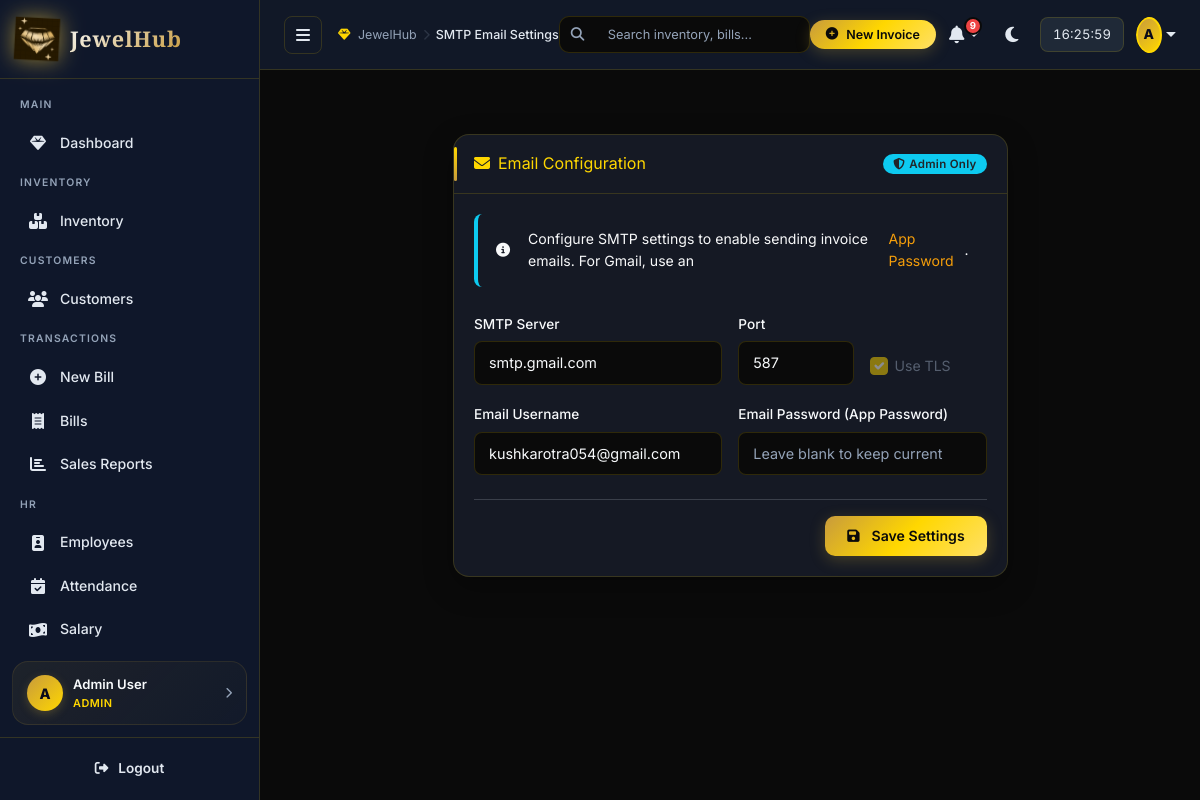
The app's page /settings/ (signed in) with its own data.
### tables this page shows
CREATE TABLE employees (
        employee_id   INTEGER PRIMARY KEY AUTOINCREMENT,
        name          TEXT    NOT NULL,
        phone         TEXT,
        email         TEXT    UNIQUE,
        address       TEXT,
        role          TEXT    NOT NULL DEFAULT 'Staff',   -- Admin | Manager | Staff
        salary        REAL    DEFAULT 0,
        join_date     TEXT    DEFAULT (date('now')),
        password_hash TEXT    NOT NULL,
        is_active     INTEGER DEFAULT 1,
        created_at    TEXT    DEFAULT (datetime('now'))
    );

CREATE TABLE app_settings (
        key   TEXT PRIMARY KEY,
        value TEXT
    );

### routes/settings_routes.py (the view, shortened to what this page needs)
@settings_bp.route('/', methods=['GET', 'POST'])
@login_required
@admin_required
def index():
    from database.models import get_setting, set_setting, get_all_settings
    all_settings = get_all_settings()
    return render_template('settings/index.html', settings=all_settings)

### database/models.py (called while the page is built)
def get_db():
    if 'db' not in g:
        g.db = sqlite3.connect(
            current_app.config['DATABASE_PATH'],
            detect_types=sqlite3.PARSE_DECLTYPES | sqlite3.PARSE_COLNAMES
        )
        g.db.row_factory = sqlite3.Row
        g.db.execute("PRAGMA foreign_keys = ON")
    return g.db

def query(sql, args=(), one=False):
    cur = get_db().execute(sql, args)
    rv = cur.fetchall()
    return (dict(rv[0]) if rv else None) if one else [dict(r) for r in rv]

def get_employee_by_id(emp_id):
    return query("SELECT * FROM employees WHERE employee_id=?", (emp_id,), one=True)

def get_all_settings():
    rows = query("SELECT key, value FROM app_settings ORDER BY key")
    return {r['key']: r['value'] for r in rows}

### modules/auth.py (called while the page is built)
def get_employee_by_id(emp_id):
    data = _get_emp(emp_id)
    return Employee(data) if data else None

    @property
    def name(self):        return self._data['name']

    @property
    def role(self):        return self._data['role']

    @property
    def is_active(self):   return bool(self._data.get('is_active', 1))

### routes/auth_routes.py (called while the page is built)
def admin_required(f):
    @wraps(f)
    @login_required
    def decorated(*args, **kwargs):
        if getattr(current_user, 'role', '').lower() != 'admin':
            flash('Admin access required.', 'danger')
            return redirect(url_for('dashboard.index'))
        return f(*args, **kwargs)
    return decorated

### templates/settings/index.html (shortened to what this page needs)
{% extends "base.html" %}
{% block page_title %}SMTP Email Settings{% endblock %}
{% block content %}
<div class="p-4 animate-in">
  <div class="row justify-content-center">
    <div class="col-lg-8">
      <div class="card card-glass">
        <div class="card-header text-gold d-flex align-items-center justify-content-between">
          <span><i class="fas fa-envelope me-2"></i>Email Configuration</span>
          <span class="badge bg-info text-dark"><i class="fas fa-shield-alt me-1"></i>Admin Only</span>
        </div>
        <div class="card-body">
          <div class="alert alert-info border-info text-light bg-transparent mb-4">
            <i class="fas fa-info-circle me-2"></i>
            Configure SMTP settings to enable sending invoice emails.
            For Gmail, use an
            <a href="https://support.google.com/accounts/answer/185833" target="_blank" class="text-warning">App Password</a>.
          </div>
          <form method="POST">
            <div class="row g-3">
              <div class="col-md-6">
                <label class="form-label">SMTP Server</label>
                <input type="text" name="mail_server" class="form-control form-control-dark"
                       value="{{ settings.get('mail_server', 'smtp.gmail.com') }}"
                       placeholder="smtp.gmail.com"/>
              </div>
              <div class="col-md-3">
                <label class="form-label">Port</label>
                <input type="number" name="mail_port" class="form-control form-control-dark"
                       value="{{ settings.get('mail_port', '587') }}" placeholder="587"/>
              </div>
              <div class="col-md-3 d-flex align-items-end pb-1">
                <div class="form-check">
                  <input class="form-check-input" type="checkbox" id="use_tls" checked disabled/>
                  <label class="form-check-label text-muted small" for="use_tls">Use TLS</label>
                </div>
              </div>
              <div class="col-md-6">
                <label class="form-label">Email Username</label>
                <input type="email" name="mail_username" class="form-control form-control-dark"
                       value="{{ settings.get('mail_username', '') }}"
                       placeholder="your@email.com"/>
              </div>
              <div class="col-md-6">
                <label class="form-label">Email Password (App Password)</label>
                <input type="password" name="mail_password" class="form-control form-control-dark"
                       placeholder="Leave blank to keep current"/>
              </div>
            </div>
            <hr class="hr-gold mt-4"/>
            <div class="d-flex justify-content-end">
              <button type="submit" class="btn btn-gold">
                <i class="fas fa-save me-1"></i>Save Settings
              </button>
            </div>
          </form>
        </div>
      </div>
    </div>
  </div>
</div>
{% endblock %}

### templates/base.html (shortened to what this page needs)
<!DOCTYPE html>
<html lang="en">
<head>
<link href="https://cdn.jsdelivr.net/npm/bootstrap@5.3.0/dist/css/bootstrap.min.css" rel="stylesheet"/>
<link href="https://cdnjs.cloudflare.com/ajax/libs/font-awesome/6.4.0/css/all.min.css" rel="stylesheet"/>
<link href="https://cdn.datatables.net/1.13.6/css/dataTables.bootstrap5.min.css" rel="stylesheet"/>
<link href="{{ url_for('static', filename='css/style.css') }}" rel="stylesheet"/>
</head>
<body>
<div id="sidebar" class="sidebar">
  <div class="sidebar-logo">
    <img src="{{ url_for('static', filename='img/logo.png') }}" alt="JewelHub Logo"/>
    <span>JewelHub</span>
  </div>
  {% set role = current_user.role.lower() if current_user.is_authenticated else '' %}
  <nav class="sidebar-nav">
    <div class="nav-section"><span class="nav-section-title">MAIN</span></div>
    <a href="{{ url_for('dashboard.index') }}" class="nav-item {% if request.endpoint == 'dashboard.index' %}active{% endif %}">
      <i class="fas fa-gem"></i><span>Dashboard</span>
    </a>
    {% if role in ('admin', 'manager', 'staff', 'cashier') %}
    <div class="nav-section"><span class="nav-section-title">INVENTORY</span></div>
    <a href="{{ url_for('inventory.list_items') }}" class="nav-item {% if 'inventory' in request.endpoint %}active{% endif %}">
      <i class="fas fa-boxes-stacked"></i><span>Inventory</span>
    </a>
    {% endif %}
    {% if role in ('admin', 'manager', 'staff') %}
    <div class="nav-section"><span class="nav-section-title">CUSTOMERS</span></div>
    <a href="{{ url_for('customer.list_customers') }}" class="nav-item {% if 'customer' in request.endpoint %}active{% endif %}">
      <i class="fas fa-users"></i><span>Customers</span>
    </a>
    {% endif %}
    {% if role in ('admin', 'manager', 'staff', 'cashier') %}
    <div class="nav-section"><span class="nav-section-title">TRANSACTIONS</span></div>
    <a href="{{ url_for('billing.new_bill') }}" class="nav-item {% if request.endpoint == 'billing.new_bill' %}active{% endif %}">
      <i class="fas fa-plus-circle"></i><span>New Bill</span>
    </a>
    <a href="{{ url_for('billing.bill_history') }}" class="nav-item {% if request.endpoint == 'billing.bill_history' %}active{% endif %}">
      <i class="fas fa-receipt"></i><span>Bills</span>
    </a>
    {% endif %}
    {% if role in ('admin', 'manager') %}
    <a href="{{ url_for('sales.daily_report') }}" class="nav-item {% if 'sales' in request.endpoint %}active{% endif %}">
      <i class="fas fa-chart-bar"></i><span>Sales Reports</span>
    </a>
    {% endif %}
    {% if role == 'admin' %}
    <div class="nav-section"><span class="nav-section-title">HR</span></div>
    <a href="{{ url_for('employee.list_employees') }}" class="nav-item {% if 'employee' in request.endpoint and 'attendance' not in request.endpoint and 'salary' not in request.endpoint %}active{% endif %}">
      <i class="fas fa-id-badge"></i><span>Employees</span>
    </a>
    <a href="{{ url_for('employee.attendance') }}" class="nav-item {% if 'attendance' in request.endpoint %}active{% endif %}">
      <i class="fas fa-calendar-check"></i><span>Attendance</span>
    </a>
    <a href="{{ url_for('employee.salary') }}" class="nav-item {% if 'salary' in request.endpoint %}active{% endif %}">
      <i class="fas fa-money-bill-wave"></i><span>Salary</span>
    </a>
    {% endif %}
    {% if role in ('admin', 'manager') %}
    <div class="nav-section"><span class="nav-section-title">AI FEATURES</span></div>
    {% endif %}
  </nav>
  <a href="{{ url_for('auth.profile') }}" class="sidebar-profile-card">
    <div class="spc-avatar">{{ current_user.name[0].upper() if current_user.is_authenticated else '?' }}</div>
    <div class="spc-info">
      <div class="spc-name">{{ current_user.name if current_user.is_authenticated else 'Guest' }}</div>
      <div class="spc-role">{{ (current_user.role or 'staff')|upper if current_user.is_authenticated else '' }}</div>
    </div>
    <i class="fas fa-chevron-right spc-chevron"></i>
  </a>
  <div class="sidebar-footer">
    <a href="{{ url_for('auth.logout') }}" class="text-danger-soft w-100 justify-content-center py-2" style="font-weight: 600; border-radius: 8px;">
      <i class="fas fa-sign-out-alt"></i><span>Logout</span>
    </a>
  </div>
</div>
<div id="main-content" class="main-content">
  <div class="topbar px-4 py-3">
    <div class="topbar-left d-flex align-items-center gap-3">
      <button id="sidebarToggle" class="btn-toggle" onclick="toggleSidebar()">
        <i class="fas fa-bars"></i>
      </button>
      <div class="dash-breadcrumb d-none d-md-flex">
        <span class="bc-home"><i class="fas fa-gem me-1 text-gold"></i> JewelHub</span>
        <span class="bc-sep"><i class="fas fa-chevron-right" style="font-size: 0.7rem; opacity: 0.5;"></i></span>
        <span class="bc-current">{% block page_title %}Dashboard{% endblock %}</span>
      </div>
    </div>
    <div class="topbar-search d-none d-lg-flex position-relative align-items-center" style="width: 320px;">
      <i class="fas fa-search position-absolute text-muted" style="left: 12px; font-size: 0.85rem;"></i>
      <input type="text" class="form-control ps-5 py-2 w-100" placeholder="Search inventory, bills..." style="font-size: 0.8rem; border-radius: 10px;" onkeyup="if(event.key === 'Enter') window.location.href='/inventory?search=' + this.value;">
    </div>
    <div class="topbar-right d-flex align-items-center gap-2">
      <a href="{{ url_for('billing.new_bill') }}" class="btn btn-gold btn-sm d-none d-sm-inline-flex px-3 rounded-pill" style="font-size: 0.78rem;">
        <i class="fas fa-plus-circle"></i> New Invoice
      </a>
      <div class="dropdown">
        <button class="topbar-btn dropdown-toggle border-0" type="button" id="notifDropdownBtn" data-bs-toggle="dropdown" aria-expanded="false" onclick="loadDropdownNotifications()">
          <i class="fas fa-bell"></i>
          <span class="notif-badge" id="notifCount" style="display:none">0</span>
        </button>
      </div>
      <button class="topbar-btn" onclick="toggleTheme()" title="Toggle theme">
        <i class="fas fa-moon" id="themeIcon"></i>
      </button>
      <span class="topbar-clock d-none d-sm-inline-block" id="topClock"></span>
      <div class="dropdown ms-1">
        <button class="topbar-btn dropdown-toggle p-0 border-0" type="button" data-bs-toggle="dropdown" aria-expanded="false" style="border-radius:50%; overflow:hidden;">
          <div class="topbar-avatar" style="width:36px; height:36px; border-radius:50%; background: linear-gradient(135deg, var(--gold-dark), var(--gold)); color:#0A0A1A; font-weight:800; display:flex; align-items:center; justify-content:center; font-size: 0.85rem;">
            {{ current_user.name[0].upper() if current_user.is_authenticated else '?' }}
          </div>
        </button>
      </div>
    </div>
  </div>
  <div class="flash-area px-4 pt-3">
  </div>
  <div class="page-content">
    {% block content %}{% endblock %}
  </div>
</div>
</body>
</html>

### records on screen
employees: name "A", name "Admin User", role "ADMIN"
app_settings: mail_server "smtp.gmail.com"
app_settings: mail_port "587"
app_settings: mail_username "kushkarotra054@gmail.com"
